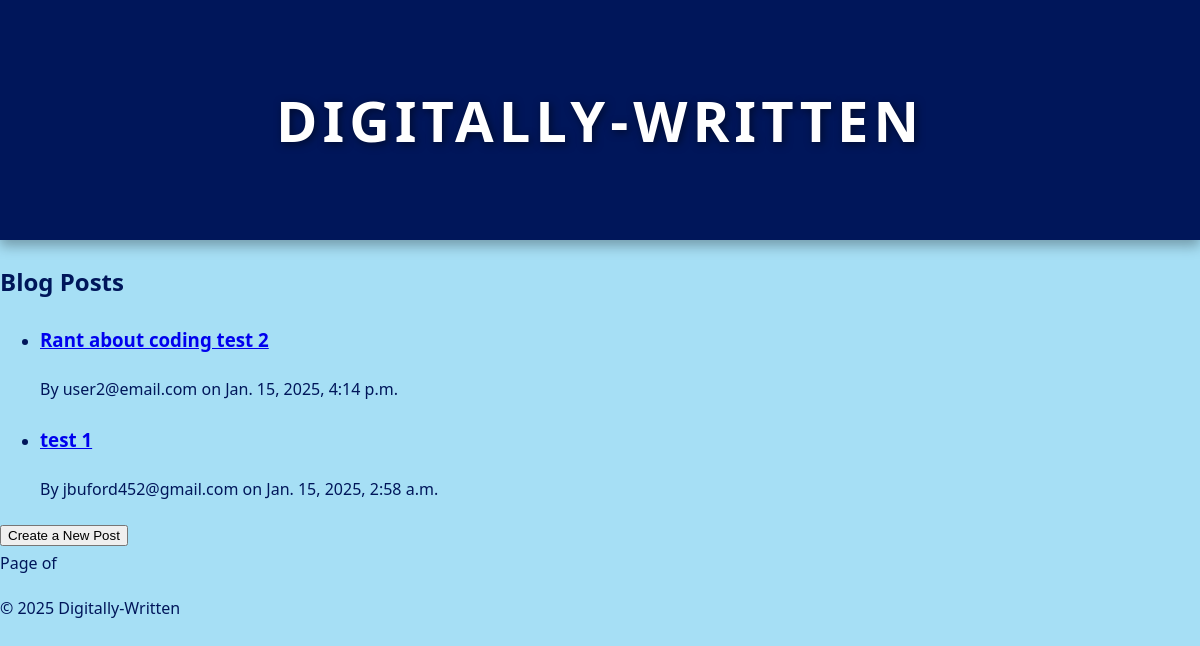
Page /post/ on the earlier database version.
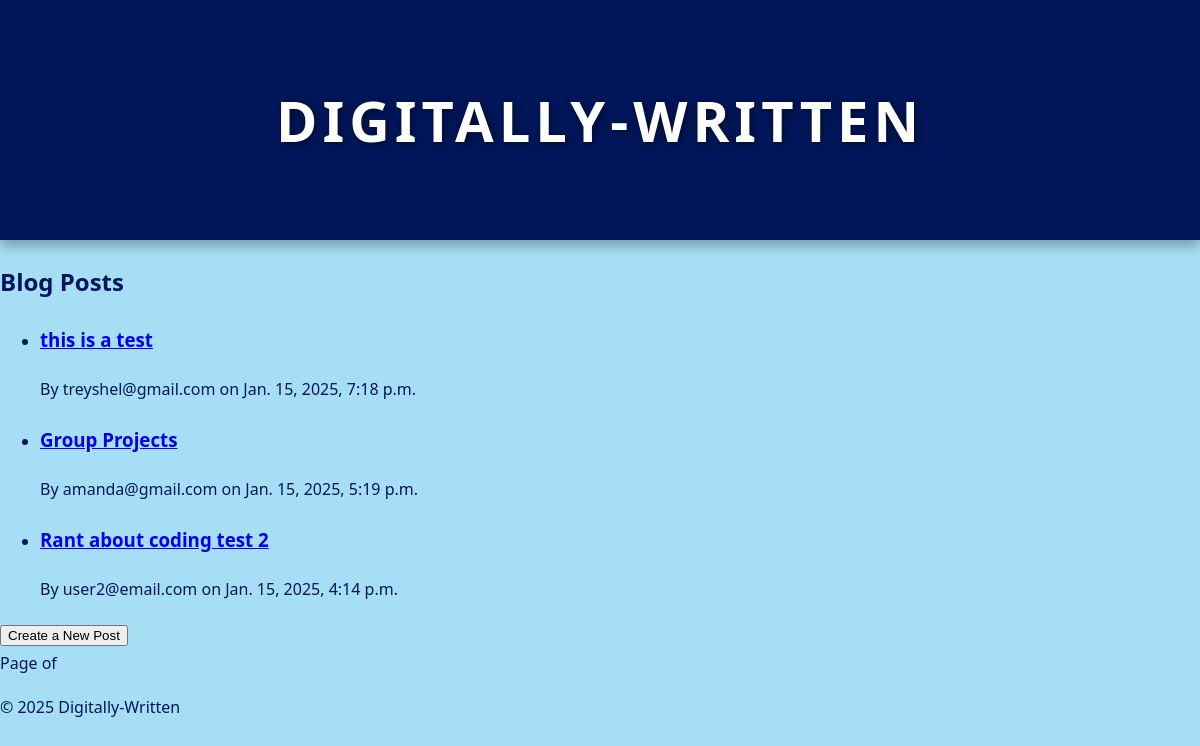
Same page on the later database version.
### app/models.py (models this page shows, shortened)
class Post(models.Model):
    title = models.CharField(max_length=200)
    content = models.TextField()
    author = models.ForeignKey(User, on_delete=models.CASCADE)
    created_at = models.DateTimeField(auto_now_add=True)
    updated_at = models.DateTimeField(auto_now=True)

### app/views.py (the view)
# urls.py: path('post/', app.views.post_list, name='post_list'),
def post_list(request):
    posts = Post.objects.all().order_by('-created_at')
    return render(request, 'post_list.html', {'posts': posts})

### app/templates/post_list.html (shortened to what this page needs)
{% extends 'base.html' %}
{% block content %}
    <h2>Blog Posts</h2>
    <ul>
        {% for post in posts %}
            <li>
                <h3><a href="{% url 'post_detail' post.pk %}">{{ post.title }}</a></h3>
                <p>By {{ post.author }} on {{ post.created_at }}</p>
            </li>
        {% endfor %}
    </ul>
    <div>
        <a href="{% url 'create_post' %}">
            <button>Create a New Post</button>
        </a>
    </div>
    <div class="pagination">
        <span>Page {{ posts.number }} of {{ posts.paginator.num_pages }}</span>
    </div>
{% endblock %}

Differences in the rows shown:
removed Post: title "test 1", author "jbuford452@gmail.com", created_at "Jan. 15, 2025, 2:58 a.m."
added Post: title "this is a test", author "treyshel@gmail.com", created_at "Jan. 15, 2025, 7:18 p.m."
added Post: title "Group Projects", author "amanda@gmail.com", created_at "Jan. 15, 2025, 5:19 p.m."
